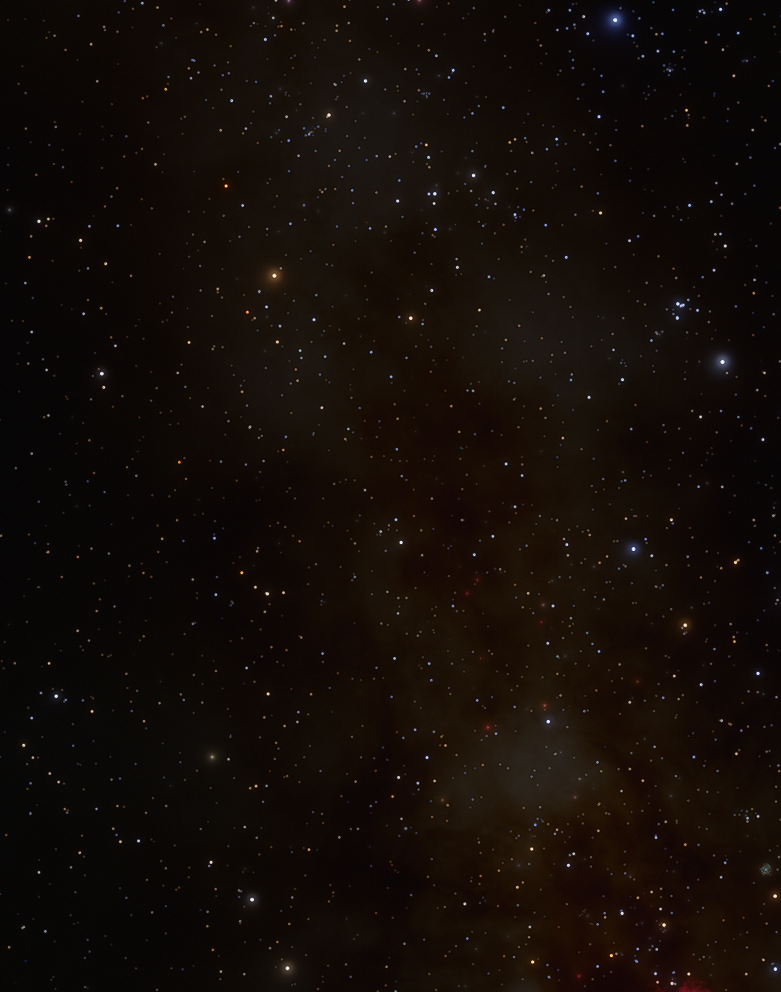
#> input picture data/image_constellation/stars/1.png, 781 x 992 px; its folder holds only this picture in this run
$ python png_to_csv.py
#> lines starting #> are read from the running program, lines starting #| are printed output that depends on the picture
"""
Convert jpg image folder to csv i.e. vectorize the images
Reference:
    https://stackoverflow.com/questions/67810179/how-to-convert-the-data-of-all-images-in-a-folder-into-a-csv-file
"""

import os
from PIL import Image
import numpy as np
from numpy import savetxt

def walk_files(dir):
    """
    Walk the files in the image folder and return as list.
    """

    files = []
    for root, dir_name, fname in os.walk(dir):
        for name in fname:
            full_name = os.path.join(root, name)  # dir_name is included in root
            files.append(full_name)
    return files

if __name__ == "__main__":
    image_folder_list = walk_files("/home/vidhipatel/starry/data/image_constellation/stars")
    pixels = []
    for f in image_folder_list:
        im = Image.open(f)
#> im is the input picture: PIL image 781x992 RGBA; mean R, G, B, A 19.3, 12, 7.7, 255
        im = im.resize((28, 28))  # all img need to be the same size
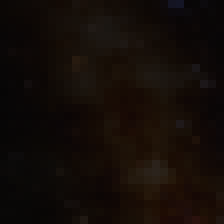
#> im: PIL image 28x28 RGBA (shown 8 times larger); mean R, G, B, A 19.3, 12, 7.7, 255
        arr = np.asarray(im) / 255  # normalize
        pixels.append(arr.flatten())  # need 1D arr
        # break
    pixels_arr = np.asarray(pixels)
    print((pixels_arr.shape))
#| (1, 3136)
    np.savetxt("img.csv", pixels_arr, delimiter=',', fmt="%.6f")


$ run again, on data/image_constellation/stars/15.png
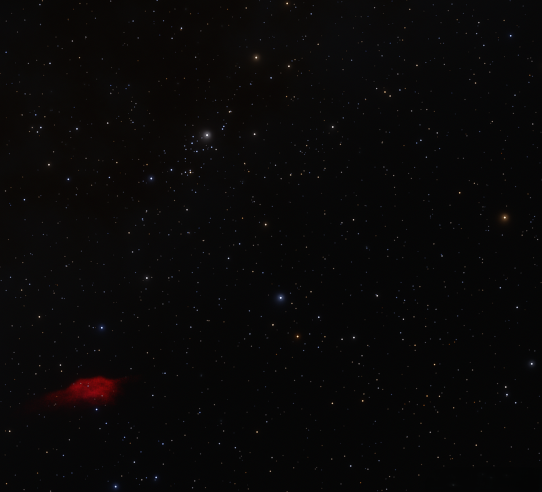
#> input picture data/image_constellation/stars/15.png, 1083 x 984 px (shown at 1/2 size)
#> im is the input picture: PIL image 1083x984 RGBA; mean R, G, B, A 8.9, 7.7, 7.6, 255
#> `im = im.resize((28, 28))`:
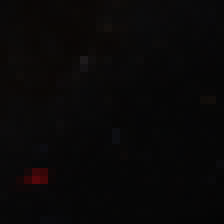
#> im: PIL image 28x28 RGBA (shown 8 times larger); mean R, G, B, A 8.9, 7.7, 7.6, 255
#| (1, 3136)

$ run again, on data/image_constellation/stars/10.png
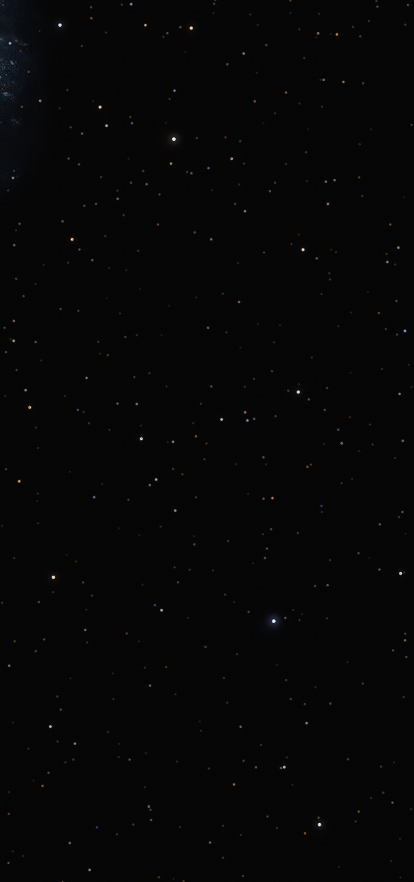
#> input picture data/image_constellation/stars/10.png, 414 x 882 px
#> im is the input picture: PIL image 414x882 RGBA; mean R, G, B, A 6.1, 6.1, 6.2, 255
#> `im = im.resize((28, 28))`:
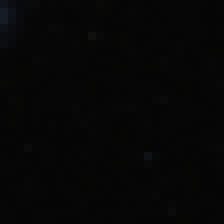
#> im: PIL image 28x28 RGBA (shown 8 times larger); mean R, G, B, A 6.2, 6.1, 6.2, 255
#| (1, 3136)
